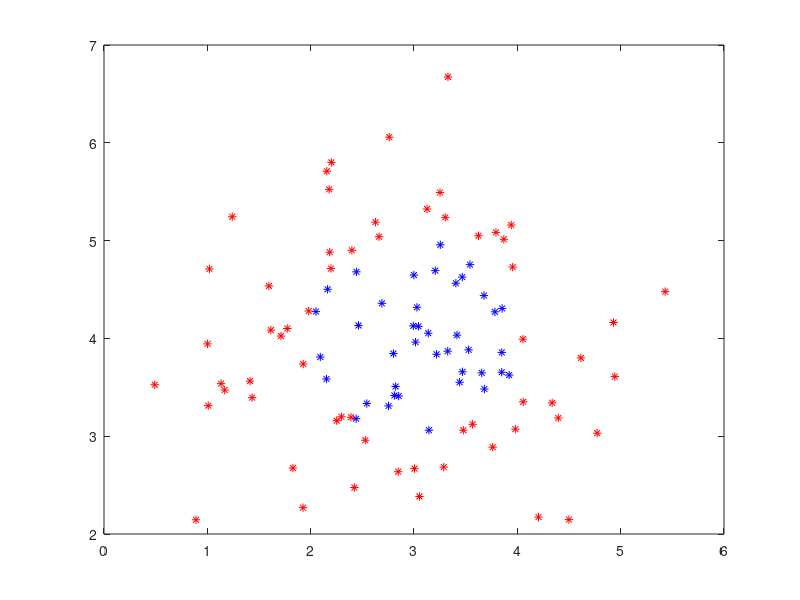

Source code (MATLAB): (Note: this script raises an error after producing the figure.)

%%%%%%%%%%%% file reading %%%%%%%%%%%%%%%%

formatspec= '%f,%f,%f';
fileID = fopen('credit.txt','r');
A = fscanf(fileID,formatspec);
MAXEX=100;
x=zeros(MAXEX,1);
y=zeros(MAXEX,1);
f=zeros(MAXEX,1);
one=0;
for i=1:MAXEX
    x(i)=A(3*i-2);
    y(i)=A(3*i-1);
    f(i)=A(3*i);
    if(f(i)==1)
        one=one+1;
    end
end
xp=zeros(one,1);
yp=zeros(one,1);
xn=zeros(MAXEX-one,1);
yn=zeros(MAXEX-one,1);
pp=1;
pn=1;
for(i=1:MAXEX)
    if(f(i)==1)
        xp(pp)=x(i);
        yp(pp)=y(i);
        pp=pp+1;
    else
        xn(pn)=x(i);
        yn(pn)=y(i);
        pn=pn+1;
    end
end

%%%%%%%%%%%% dataset plot %%%%%%%%%%%%%%

plot (xp,yp,'b*')
hold
plot (xn,yn,'r*')

%%%%%%%%%%%% Gradient Descent %%%%%%%%%%%
w=[0 0.05 -0.05];
XP=ones(one,3);
XN=ones(MAXEX-one,3);
XP(:,2)=xp;
XP(:,3)=yp;
XN(:,2)=xn;
XN(:,3)=yn;
for k=1:10000
    sum=zeros(3,1);
    for i=1:one
        fx=sigmoid(XP(i,:),w);
        sum(:,1)=sum(:,1)+(fx-1)*transpose(XP(i,:));
    end
    for i=1:MAXEX-one
        fx=sigmoid(XN(i,:),w);
        sum(:,1)=sum(:,1)+(fx-0)*transpose(XN(i,:));
    end
    sum=sum*0.1;
    w=w-transpose(sum);
end

ans=sigmoid(XN(8,:),w);
correct=0;
for i=1:one
    ans=round(sigmoid(XP(i,:),w));
    if(ans==1)
        correct=correct+1;
    end
end
for i=1:(MAXEX-one)
    ans=round(sigmoid(XN(i,:),w));
    if(ans==0)
        correct=correct+1;
    end
end
accuracy=correct/MAXEX;
disp('Gradient Descent Accuracy :');
accuracy=accuracy*100;
disp(accuracy);
xx=linspace(1.5,3,1000);
yy=(-w(2)*xx);
yy=yy+(-w(1));
yy=yy/w(3);
plot(xx,yy,'k');
title('Gradient Descent');


%%%%%%%%%%%%%% Newton Raphson %%%%%%%%%%%%%%

X=zeros(MAXEX,3);
X(1:one,:)=XP;
X(one+1:MAXEX,:)=XN;
Y=zeros(MAXEX,1);
Y(1:one,1)=1;
w=[0 0 0];

for k=1:100
    R=zeros(MAXEX,MAXEX);
    for i=1:MAXEX
        fx=sigmoid(X(i,:),w);
        R(i,i)=fx*(1-fx);
    end
    H=transpose(X)*R*X;
    D=zeros(3,1);
    for i=1:MAXEX
        fx=sigmoid(X(i,:),w);
        D=D+(fx-Y(i,1))*transpose(X(i,:));
    end
    w=w-transpose(inv(H)*D);
end

ans=sigmoid(XP(9,:),w);
correct=0;
for i=1:MAXEX
    ans=round(sigmoid(X(i,:),w));
    if(ans==Y(i))
        correct=correct+1;
    end
end
accuracy=correct/MAXEX;
accuracy=accuracy*100;
disp('Newton Raphson accuracy : ');
disp(accuracy);
xx=linspace(3.7,4.7,1000);
yy=(-w(2)*xx);
yy=yy+(-w(1));
yy=yy/w(3);
figure;
plot (xp,yp,'b*')
hold
plot (xn,yn,'r*')
plot(xx,yy,'g');
title('Newton Raphson');



% %%%%%%%%%% transformed newton raphson %%%%%%%%%%%%

figure,plot (xp,yp,'b*')
hold
plot (xn,yn,'r*')

transform_degree=2;   %%%%%%% degree of transformation can be changed here.
X=transform(X,transform_degree);
ATT=(transform_degree+1)*(transform_degree+2)/2;
w=zeros(1,ATT);

lambda=0;   %%%%%lambda can be changed here.

for k=1:5
    R=zeros(MAXEX,MAXEX);
    for i=1:MAXEX
        fx=sigmoid(X(i,:),w);
        R(i,i)=fx*(1-fx);
    end
    H=transpose(X)*R*X;
    %H=H/MAXEX;
    iden=eye(ATT);
    %iden(1,1)=0;
    H=H+lambda*iden;
    D=zeros(ATT,1);
    for i=1:MAXEX
        fx=sigmoid(X(i,:),w);
        D=D+(fx-Y(i,1))*transpose(X(i,:));
    end
    D=D+lambda*transpose(w);
    w=w-transpose(inv(H)*D);
end

ans=sigmoid(X(ATT,:),w);
correct=0;
for i=1:MAXEX
    ans=round(sigmoid(X(i,:),w));
    if(ans==Y(i))
        correct=correct+1;
    end
end
accuracy=correct/MAXEX;
accuracy=accuracy*100;
disp('accuracy after transformation : ');
disp(accuracy);


%%%%%%%% test set %%%%%%%%%%%


testx=ones(1000,3);
testx(:,2:3)=data;
testx=transform(testx,transform_degree);
correct=0;
for i=1:1000
    ans=round(sigmoid(testx(i,:),w));
    if(ans==label(i))
        correct=correct+1;
    end
end
accuracy=correct/1000;
accuracy=accuracy*100;
disp('test accuracy after transformation : ');
disp(accuracy);

%%%%%%% plotting decision boundary %%%%%%%%%

xx=linspace(0,6,1000);
yy=linspace(2,7,1000);
threshold=0.01;
for i=1:1000
    for j=1:1000
        x=[1 xx(i) yy(j)];
        x=transform(x,transform_degree);
        f=sigmoid(x,w);
        if(abs(f-0.5)<threshold)
            plot(xx(i),yy(j),'k.');
        end
    end
end
title('Newton Raphson (Degree 2)');
